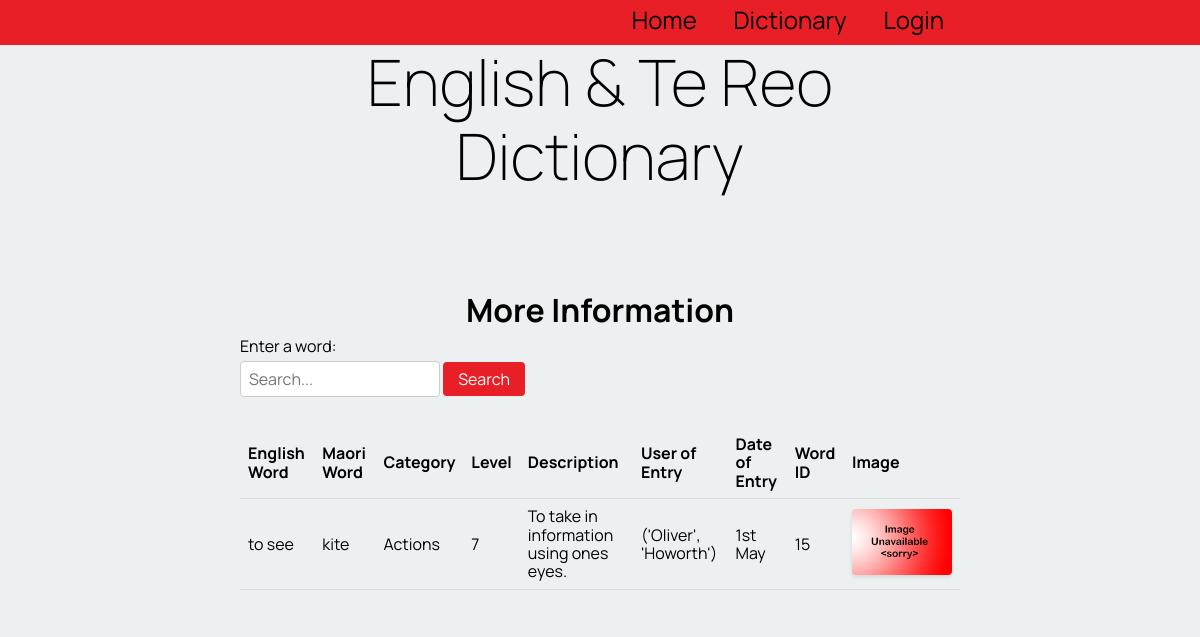
The page /word_info/15 on the database its author committed.
### tables this page shows
CREATE TABLE "table_word"
(
    word_id      integer not null
        primary key autoincrement,
    english_word varchar(100),
    te_reo_word  varchar(100),
    description  varchar(100),
    category     varchar(100),
    levels       varchar(100),
    user_fk      integer
        constraint table_word_table_account_id_fk
            references users_table,
    cat_fk       integer
        constraint table_word_category_table_cat_id_fk
            references category_table
, word_date varchar(100), image varchar(100));

CREATE TABLE "category_table"
(
    cat_id        integer not null
        primary key autoincrement,
    category_name varchar
);

### app.py (the view)
@app.route('/word_info/<word_id>')
def render_word_info(word_id):
    if is_logged_in_teacher():
        print("Teacher if logged in!")
    con = create_connection(DATABASE)
    query = "SELECT word_id, english_word, te_reo_word, category_name, levels, description, word_date, image FROM table_word INNER JOIN category_table ON table_word.cat_fk = cat_id WHERE table_word.word_id = ?"
    cur = con.cursor()
    try:
        cur.execute(query, (word_id,))
        word = cur.fetchall()
    except Exception as e:
        print(e)
    query2 = "SELECT f_name, l_name FROM table_word INNER JOIN users_table ON users_table.users_id = table_word.user_fk WHERE word_id = ?"
    try:
        cur.execute(query2, (word_id,))
        user_name = cur.fetchall()
        print(user_name)
    except Exception as e:
        print(e)
    con.close()
    return render_template('word_info.html', logged_in = is_logged_in(), words=word, teacher_log = is_logged_in_teacher(), user=user_name)

### app.py (called while the page is built)
def create_connection(db_file): #connects to the database
    try:
        connection = sqlite3.connect(db_file)
        return connection
    except Error as e:
        print(e)   #prints the error message
    return None

def is_logged_in():    #checks if the user has logged in
    if session.get("email") is None:
        print("not logged in ")
        return False
    else:
        print("logged in!")
        return True

def is_logged_in_teacher():
        email = session.get("email")
        con = create_connection(DATABASE)
        cur = con.cursor()
        query = """SELECT is_teacher FROM users_table WHERE email = ?"""
        cur.execute(query, (email, ))
        teacher = cur.fetchall()
        con.close()
        print("yooo", teacher)
        if ('yes',) in teacher:
            print("teacher logged in!")
            con = create_connection(DATABASE)
            query = "SELECT users_id FROM users_table"
            cur = con.cursor()
            cur.execute(query)
            test = cur.fetchall()
            print(test)
            return True
        else:
            return False

### templates/word_info.html
{% extends 'base.html' %}
{% block pageheading %}More Information{% endblock %}
{% block main %}
    <form action="{{ url_for('render_dictionary_page', cat_id=cat_id) }}" method="GET">
        <label for="word-search">Enter a word:</label>
        <input type="text" name="search" value="{{ search_term }}" placeholder="Search...">
        <button type="submit">Search</button>
    </form>
    <table>
        <thead>
            <tr>
                <th>English Word</th>
                <th>Maori Word</th>
                <th>Category</th>
                <th>Level</th>
                <th>Description</th>
                <th>User of Entry</th>
                <th>Date of Entry</th>
                <th>Word ID</th>
                <th>Image</th>
            </tr>
        </thead>
        <tbody>
            {% for word in words %}
                <tr>
                    <td>{{ word[1] }}</td>
                    <td>{{ word[2] }}</td>
                    <td>{{ word[3] }}</td>
                    <td>{{ word[4] }}</td>
                    <td>{{ word[5] }}</td>
                    <td>{{ user[0] }}</td>
                    <td>{{ word[6] }}</td>
                    <td>{{ word[0] }}</td>
                    {% if word[7] %}
                    <td> <img src= '{{ url_for('static', filename='images/' + word[7] + '.jpg') }}'> </td>
                    {% else %}
                    <td> <img src= '{{ url_for('static', filename='images/noimage' + '.jpg') }}'> </td>
                    {% endif %}
                </tr>
            {% endfor %}
        </tbody>
    </table>
{% endblock %}

### static/style.css (style rules this page uses)
* { font-family: 'Manrope', sans-serif; padding: 0; margin: 0; box-sizing: border-box; }
body { background-color: rgba(236, 240, 241, 1.0); }
img { max-width: 100%; }
table { width: 100%; border-collapse: collapse; margin-bottom: 20px; }
table th, table td { padding: 8px; text-align: left; border-bottom: 1px solid #ddd; }
form { margin-bottom: 20px; }
form label { display: block; margin-bottom: 5px; }
form input[type="text"] { width: 200px; padding: 8px; border: 1px solid #ccc; border-radius: 4px; margin-bottom: 10px; }
form button { padding: 8px 15px; background-color: #e81f27; color: #fff; border: none; border-radius: 4px; cursor: pointer; }
table img { max-width: 100px; height: auto; border-radius: 4px; box-shadow: 0 2px 4px rgba(0, 0, 0, 0.1); }

### rows shown on the page
table_word: english_word "to see", te_reo_word "kite", category_name "Actions", levels "7", description "To take in information using ones eyes.", user "('Oliver', 'Howorth')", word_date "1st May", word_id "15"
